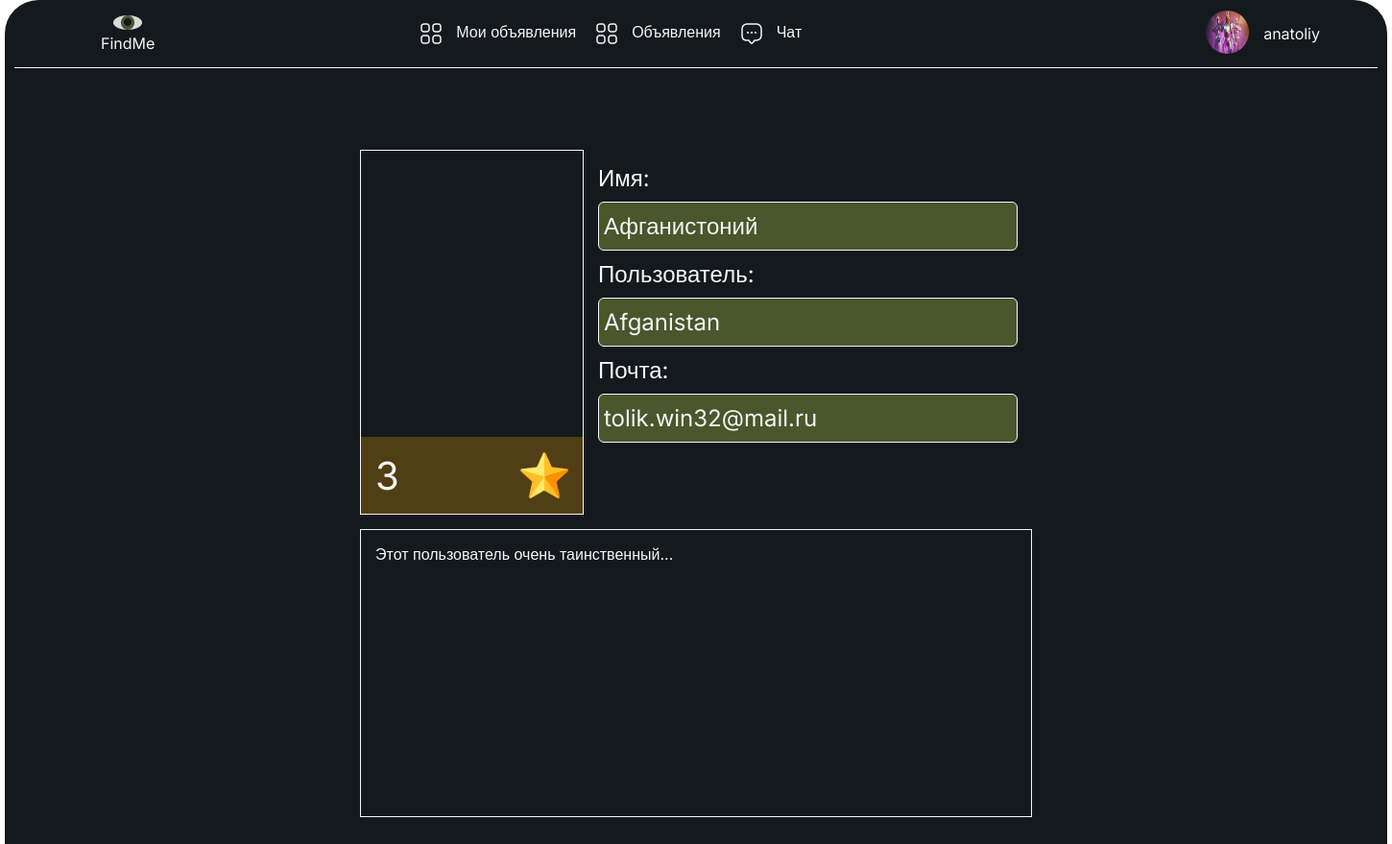
Screenshot of /profile/5/ (signed in) with the database file from the repository.
### advertisement/models.py (models this page shows, shortened)
class Author(models.Model):
    user = models.OneToOneField(User, on_delete=models.CASCADE)
    rating = models.IntegerField(default=0)
    profile_photo = models.ImageField(default='images/no_avatar.jpg', blank=True, null=True, upload_to='images/%Y/%m/%d/')
    bio = models.TextField(default=None, blank=True, null=True, max_length=400)
    first_name = models.CharField(max_length=15, blank=True, null=True,)

### author/views.py (the view)
# urls.py: path('<int:pk>/', ProfileDetail.as_view(), name='profile'),
class ProfileDetail(LoginRequiredMixin, DetailView):
    model = Author
    template_name = 'author_profile.html'
    context_object_name = 'author'
    queryset = Author.objects.all()

### templates/author_profile.html (shortened to what this page needs)
{% extends 'default.html' %}
{% load static %}
{% load custom_tags %}
{% block content %}
    <div class="container profile">
        <div class="pofile-container">
            <div class="profile-container_header">
                <div class="profile-image-block" style="background-image: url('{{ author.profile_photo.url }}');">
                    <div class="profile-image-block_overlay">
                        <p>{{author.rating}}</p>
                        <img src="{% static 'images/star.png' %}" alt="">
                    </div>
                </div>
                <div class="profile-info-block">
                    <p class="info-item">Имя:</p>
                    {% if author.first_name %}
                        <p class="info-item field">{{author.first_name}}</p>
                    {% else %}
                        <p class="info-item field">Не указано</p>
                    {% endif %}
                    <p class="info-item">Пользователь:</p>
                    <p class="info-item field">{{author.user.username}}</p>
                    <p class="info-item">Почта:</p>
                    <p class="info-item field">{{author.user.email}}</p>
                </div>
            </div>
            <div class="profile-biography_block">
                {% if author.bio %}
                    {{author.bio}}
                {% else %}
                    Этот пользователь очень таинственный...
                {% endif %}
            </div>
        </div>
    </div>
{% endblock %}

### templates/default.html (shortened to what this page needs)
<!DOCTYPE html>
{% load static %}
<head>
    <link href="{% static 'css/styles.css' %}" rel="stylesheet" />
</head>
<div class="wrapper">
    <header>
        <nav class="header-nav">
            <div class="nav-logo">
                <a href="#"><img src="{% static 'images/logo.png' %}" alt="None" width="30px" height="15px"></a>
                <p>FindMe</p>
            </div>
            <div class="nav-header_item">
                <a href="{% url 'my-advertisements' %}"><img src="{% static 'images/advertisements.png' %}" alt="None" width="24px" height="24px">
                    <p>Мои объявления</p>
                </a>
            </div>
            <div class="nav-header_item">
                <a href="{% url 'advertisements' %}"><img src="{% static 'images/advertisements.png' %}" alt="None" width="24px" height="24px">
                    <p>Объявления</p>
                </a>
            </div>
            <div class="nav-header_item">
                <a href="{% url 'chats' %}"><img src="{% static 'images/messages.png' %}" alt="None" width="24px" height="24px">
                    <p>Чат</p>
                </a>
            </div>
            <div class="nav-user_profile">
                {% if request.user.username %}
                    <a href="{% url 'profile' pk=request.user.author.id %}" class="profile"><img src="{{ request.user.author.profile_photo.url }}" alt="None" width="45px" height="45px"></a>
                    <p>{{ request.user.username }}</p>
                {% else %}
                    <a href="{% url 'account_login' %}" class="profile"><img src="{% static 'images/no_avatar.jpg' %}" alt="None" width="45px" height="45px"></a>
                    <p><a href="{% url 'account_login' %}">Login</a></p>
                {% endif %}
            </div>
        </nav>
    </header>
    <body>
        {% block content %}
        {% endblock %}
    </body>
</div>
</html>

### static/css/styles.css (style rules this page uses)
* { padding: 0; margin: 0; text-decoration: none; list-style: none; }
a { color: #F5F5F5; }
body { font-family: "Inter", sans-serif; font-size: medium; font-size: 16px; }
.container { width: 1420px; display: flex; margin-right: auto; margin-left: auto; }
.wrapper { margin-right: auto; margin-left: auto; width: 1440px; background-color: #14191E; color: #F5F5F5; border-radius: 35px 35px 0 0; }
.header-nav { display: flex; align-items: center; height: 70px; width: 1420px; border-bottom: 1px solid #F5F5F5; margin-right: auto; margin-left: auto; margin-bottom: 25px; font-size: 16px; font-size: bold; color: #F5F5F5; font-family: "Inter", sans-serif; font-size: medium; }
.nav-logo { display: inline; text-align: center; margin-left: 90px; margin-right: auto; }
.nav-header_item { display: flex; align-items: center; justify-content: center; height: 45px; }
.nav-header_item a { display: flex; padding: 10px; }
.nav-header_item a img { margin-right: 14px; }
.nav-user_profile { display: flex; align-items: center; margin-left: auto; margin-right: 60px; }
.nav-user_profile img { border-radius: 50%; }
.profile { margin-left: 145px; margin-right: 15px; }
.container.profile { background-color: #14191E; width: 100%; margin: 0; min-height: 900px; }
.pofile-container { width: 700px; min-height: 700px; margin: 60px auto 60px auto; }
.profile-container_header { display: flex; box-sizing: border-box; }
.profile-image-block { box-sizing: border-box; display: flex; flex-direction: column-reverse; width: 245px !important; height: 380px; border: #F5F5F5 1px solid; background-size: cover; background-position: center center; background-repeat: no-repeat; }
.profile-image-block_overlay { background-color: rgba(139, 103, 11, 0.5); box-sizing: border-box; padding: 15px; display: flex; justify-content: space-between; align-items: center; height: auto; }
.profile-image-block_overlay img { width: 50px; height: 50px; }
.profile-image-block_overlay p { font-size: 40px; }
.profile-info-block { width: 70%; font-size: 24px; box-sizing: border-box; padding: 15px; }
.info-item.field { margin: 10px 0; padding: 10px 5px; border-radius: 6px; width: auto; background-color: #4A562C; border: 1px solid #F5F5F5; }
.profile-biography_block { margin-top: 15px; display: block; height: 300px; border: #F5F5F5 1px solid; box-sizing: border-box; padding: 15px; }

### rows the page displays
Author: rating "3", first_name "Афганистоний", user.username "Afganistan", user.email "tolik.win32@mail.ru"

### other values shown
{{ request.user.username }} "anatoliy"
